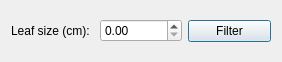
<?xml version="1.0" encoding="UTF-8"?>
<ui version="4.0">
 <class>filtervaluesdialog</class>
 <widget class="QDialog" name="filtervaluesdialog">
  <property name="geometry">
   <rect>
    <x>0</x>
    <y>0</y>
    <width>282</width>
    <height>62</height>
   </rect>
  </property>
  <property name="windowTitle">
   <string>Dialog</string>
  </property>
  <property name="windowIcon">
   <iconset resource="../icons/icons.qrc">
    <normaloff>:/desk.png</normaloff>:/desk.png</iconset>
  </property>
  <layout class="QHBoxLayout" name="horizontalLayout_2">
   <item>
    <layout class="QHBoxLayout" name="horizontalLayout">
     <item>
      <widget class="QLabel" name="label">
       <property name="text">
        <string>Leaf size (cm):</string>
       </property>
      </widget>
     </item>
     <item>
      <widget class="QDoubleSpinBox" name="leafSize">
       <property name="decimals">
        <number>2</number>
       </property>
      </widget>
     </item>
     <item>
      <widget class="QPushButton" name="pushButton">
       <property name="text">
        <string>Filter</string>
       </property>
      </widget>
     </item>
    </layout>
   </item>
  </layout>
 </widget>
 <resources>
  <include location="../icons/icons.qrc"/>
 </resources>
 <connections/>
</ui>
